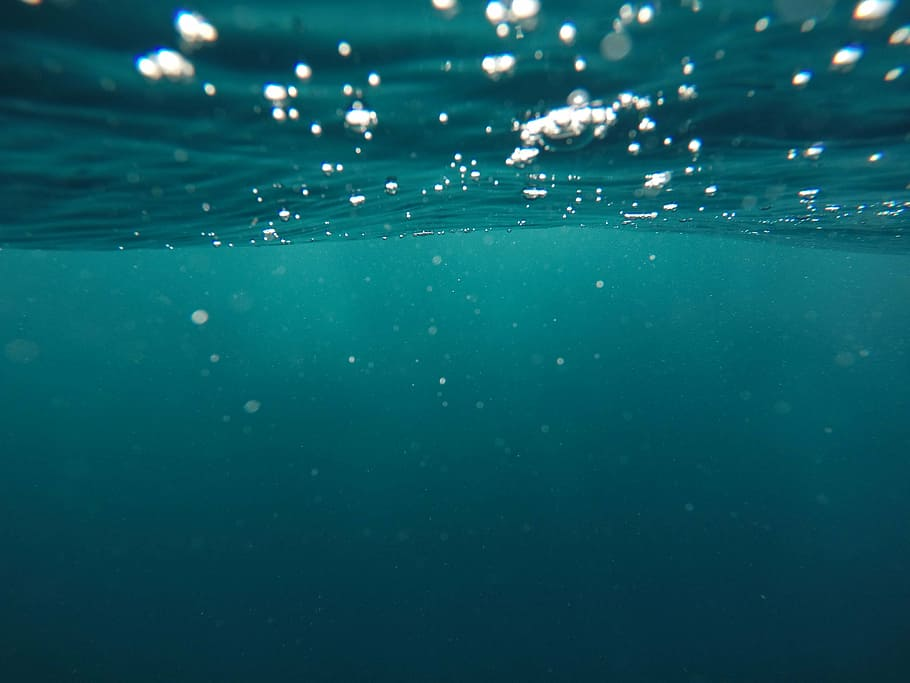
#> input picture mist.jpg, 910 x 683 px
$ jupyter execute --allow-errors 'Removing air bubbles in an image.ipynb'
#> lines starting #> are read from the running program, lines starting #| are printed output that depends on the picture; after the words box and inside, x2 and y2 are one past the last pixel; in counts of white or black regions, pixels touching at a corner belong together
[cell 1]
import cv2
import numpy as np

def remove_air_bubbles(image_path):
    # Load the image
#> called with image_path = '1234.jpg'
    img = cv2.imread(image_path)

    # Converting the image to grayscale
    gray = cv2.cvtColor(img, cv2.COLOR_BGR2GRAY)

    # Apply Gaussian blur to reduce noise
    blurred = cv2.GaussianBlur(gray, (5, 5), 0)

    # Apply adaptive thresholding to segment the bubbles
    _, threshold = cv2.threshold(blurred, 0, 255, cv2.THRESH_BINARY + cv2.THRESH_OTSU)

    # Perform morphological operations to remove small noise
    kernel = cv2.getStructuringElement(cv2.MORPH_ELLIPSE, (5, 5))
    opened = cv2.morphologyEx(threshold, cv2.MORPH_OPEN, kernel, iterations=2)

    # Perform morphological operations to close small gaps
    closed = cv2.morphologyEx(opened, cv2.MORPH_CLOSE, kernel, iterations=2)

    # Invert the mask to get the air bubbles
    air_bubbles = cv2.bitwise_not(closed)

    # Apply the mask to the original image
    result = cv2.bitwise_and(img, img, mask=air_bubbles)

    return result

# Example usage
image_path = '1234.jpg'
#> (the rest of this cell did not finish here and is left out)

[cell 2]
import cv2
import numpy as np

def remove_air_bubbles(image_path):
    # Load the image
#> called with image_path = 'mist.jpg'
    img = cv2.imread(image_path)
#> img is the input picture: shape (683, 910, 3); mean B, G, R 96.8, 86.6, 10.9

    # Converting the image to grayscale
    gray = cv2.cvtColor(img, cv2.COLOR_BGR2GRAY)
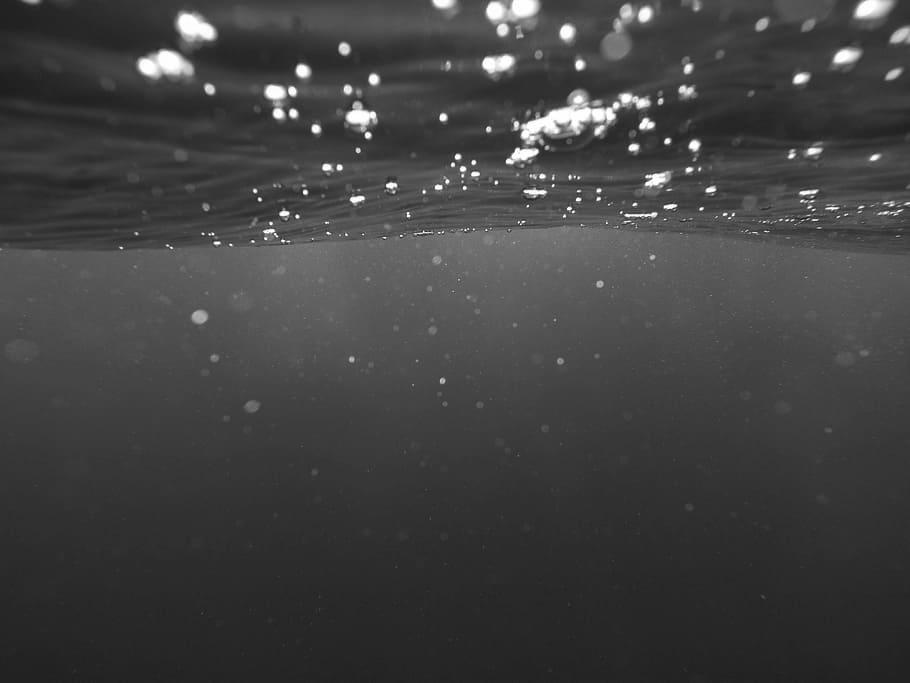
#> gray: shape (683, 910); min 21, max 255, mean 65.2

    # Apply Gaussian blur to reduce noise
    blurred = cv2.GaussianBlur(gray, (5, 5), 0)

    # Apply adaptive thresholding to segment the bubbles
    _, threshold = cv2.threshold(blurred, 0, 255, cv2.THRESH_BINARY + cv2.THRESH_OTSU)
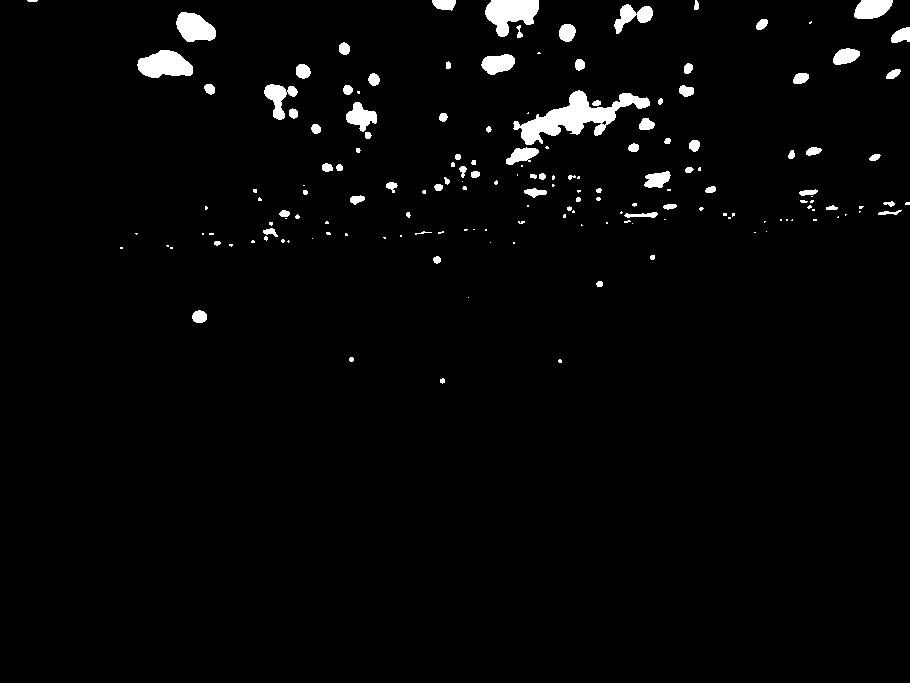
#> threshold: shape (683, 910); 2.4% white; 165 white regions (84 under 20 px), largest, box (x1, y1, x2, y2) and area: (513, 90, 650, 145) 2716, (485, 0, 539, 37) 1278, (137, 50, 193, 78) 1123

    # Perform morphological operations to remove small noise
    kernel = cv2.getStructuringElement(cv2.MORPH_ELLIPSE, (5, 5))
    opened = cv2.morphologyEx(threshold, cv2.MORPH_OPEN, kernel, iterations=2)
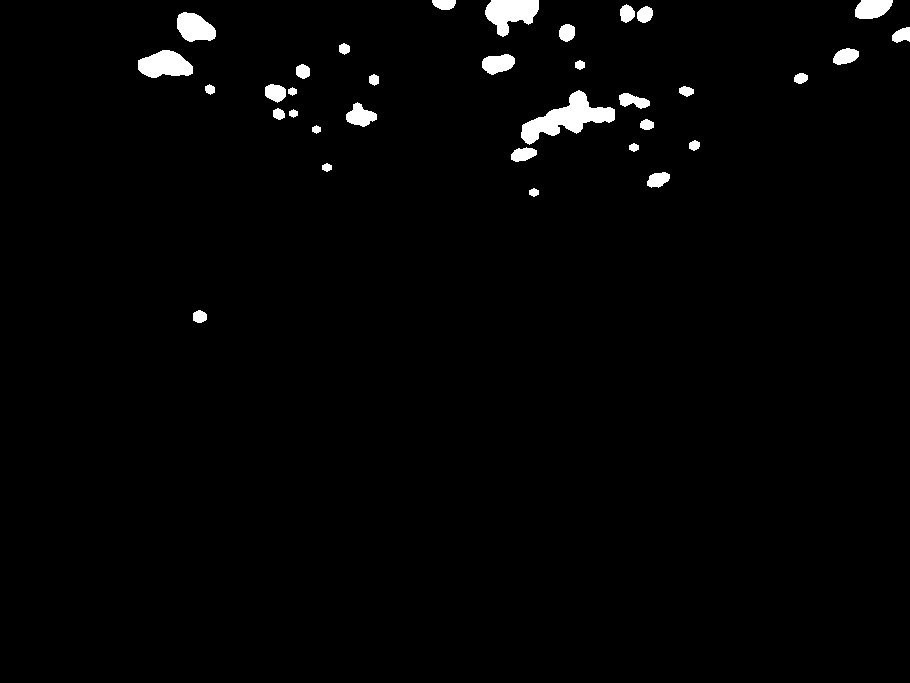
#> opened: shape (683, 910); 1.8% white; 34 white regions, largest, box (x1, y1, x2, y2) and area: (521, 90, 615, 145) 2078, (485, 0, 539, 37) 1257, (138, 50, 193, 78) 1104

    # Perform morphological operations to close small gaps
    closed = cv2.morphologyEx(opened, cv2.MORPH_CLOSE, kernel, iterations=2)
#> closed: shape (683, 910); 1.8% white; 30 white regions, largest, box (x1, y1, x2, y2) and area: (511, 90, 615, 162) 2429, (485, 0, 539, 37) 1279, (138, 50, 193, 78) 1105

    # Invert the mask to get the air bubbles
    air_bubbles = cv2.bitwise_not(closed)

    # Apply the mask to the original image
    result = cv2.bitwise_and(img, img, mask=air_bubbles)
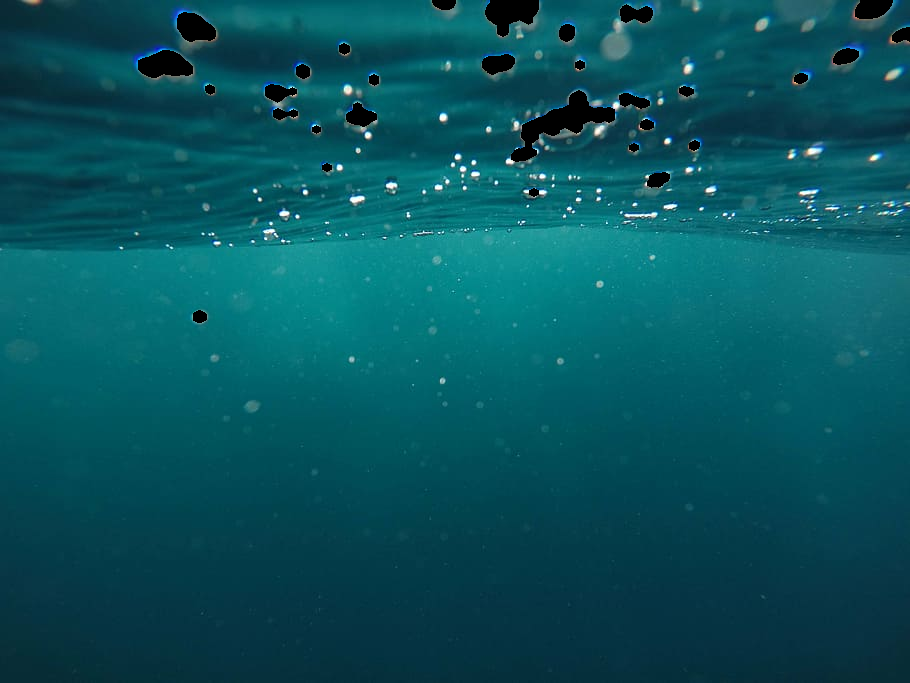
#> result: shape (683, 910, 3); mean B, G, R 93, 82.8, 7.4

    return result

# Example usage
image_path = 'mist.jpg'
result_image = remove_air_bubbles(image_path)

# Display the result
cv2.imshow('Result', result_image)
cv2.waitKey(0)
cv2.destroyAllWindows()
